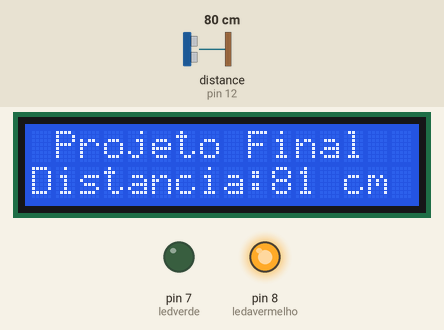
This sketch was run on a simulated Arduino Uno, built with avr-gcc and run on an emulated ATmega328P. On the bench: 16×2 character LCD, output pins drawn as LEDs (lit = HIGH). Inputs (shaded band) come from the test bench; at power-on: distance to the obstacle (sensor on pin 12) 80 cm. The echo pulse lasts 58.3 µs per cm; what the sketch prints to the serial monitor is not drawn.

Above: at 1.2 s.
1.3 s: distance to the obstacle (sensor on pin 12) set to 2 cm
At 2.8 s:
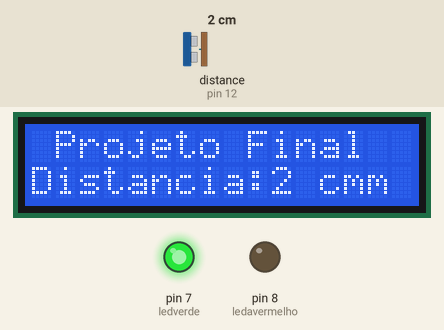
3.1 s: distance to the obstacle (sensor on pin 12) set to 4 cm
At 3.7 s:
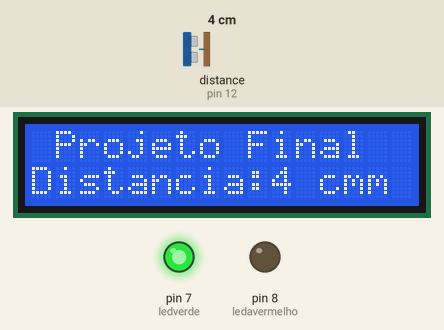
4.7 s: distance to the obstacle (sensor on pin 12) set to 9 cm
At 5.5 s:
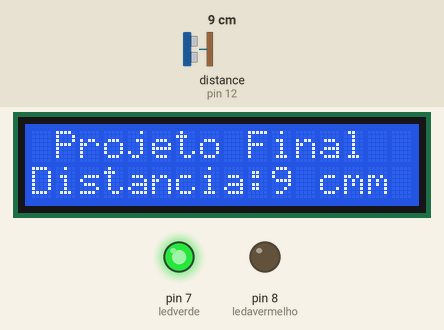
Timing chart, 0 to 7.7 s (numbered marks = the images above; inputs shaded):
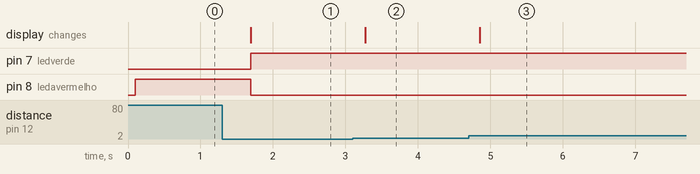

Measured:
- after the input at 1.3 s, pin 7 (ledverde): LOW → HIGH after 0.39 s; pin 8 (ledavermelho): HIGH → LOW after 0.39 s; the display: changes after 0.39 s (image 1)
- after the input at 3.1 s, the display: changes after 0.17 s (image 2)
- after the input at 4.7 s, the display: changes after 0.16 s (image 3)

The sketch:

Regua_Digital.ino
```cpp
#include <NewPing.h>
#include <LCD_I2C.h>

#define TRIGGER_PIN  13
#define ECHO_PIN     12
#define MAX_DISTANCE 200
#define ledverde 7
#define ledavermelho 8
NewPing sonar(TRIGGER_PIN, ECHO_PIN, MAX_DISTANCE);
LCD_I2C lcd(0x27);


void setup()
{
    lcd.begin();
    lcd.backlight();
    Serial.begin(9600);
    pinMode(ledverde, OUTPUT);
    pinMode(ledavermelho, OUTPUT);
}

void loop()
{
    int dist=sonar.ping_cm();
    Serial.print("Ping: ");
    Serial.print(dist);
    Serial.println("cm");
    lcd.setCursor(1, 0);
    lcd.print("Projeto Final");
    lcd.setCursor(0, 1);
    lcd.print("Distancia:");
    lcd.print(dist);
    lcd.print(" cm");
    if (dist >=0 && dist<=10){
       digitalWrite(ledverde, HIGH);
       digitalWrite(ledavermelho, LOW);
    }
    else{
       digitalWrite(ledavermelho, HIGH);
       digitalWrite(ledverde, LOW);
    }
    delay(500);
}
```
